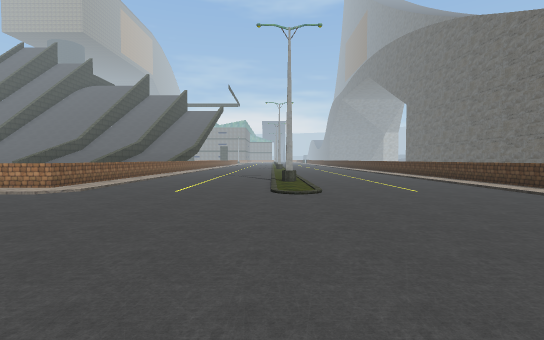
View 1 (above)

16 first-person views from a walk through a Unity game level. The camera is 1.4 m above the floor, tilts 2° down and sees 85° across. The floor is counted in squares, 2 m on a side. Each view is taken from the middle of a square. On the plan, view 1 faces up. The plan holds only what a view shows up to about 10 squares ahead; the rest is blank. The place goes on beyond the plan. Some surface patterns are stand-ins.

View 2
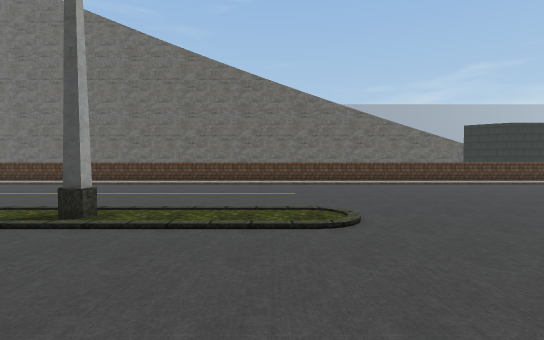

View 3
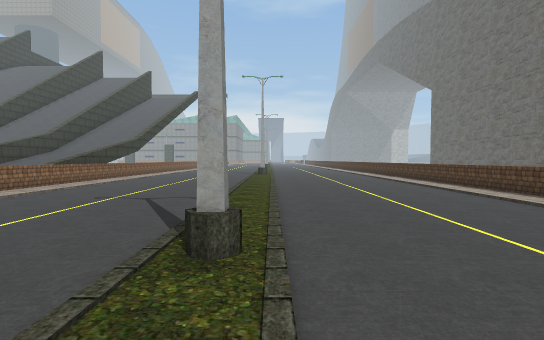

View 4
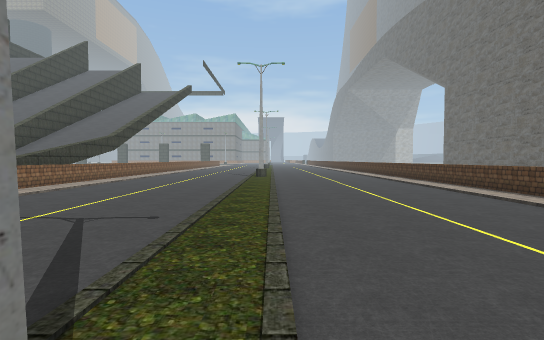

View 5
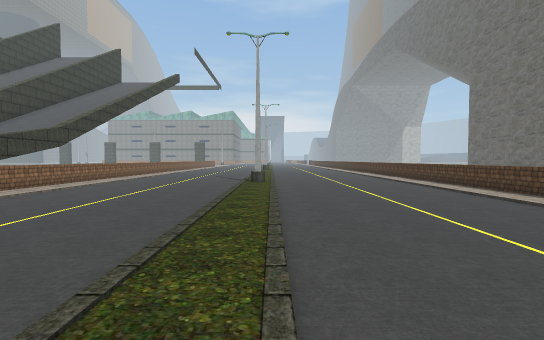

View 6
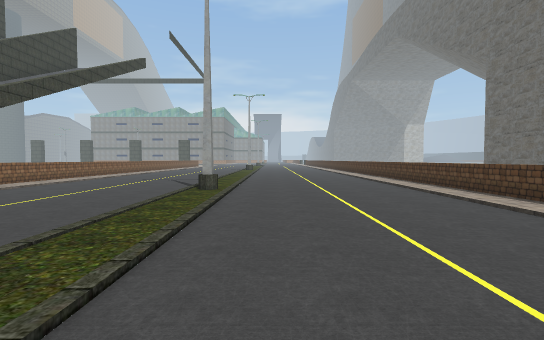

View 7
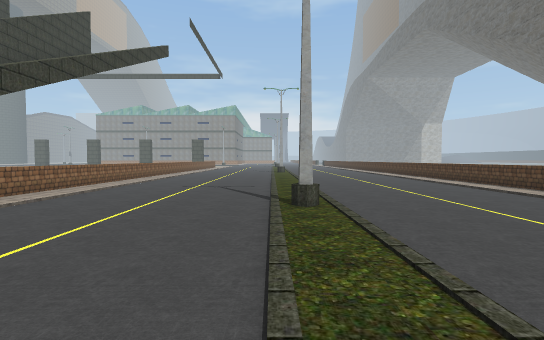

View 8
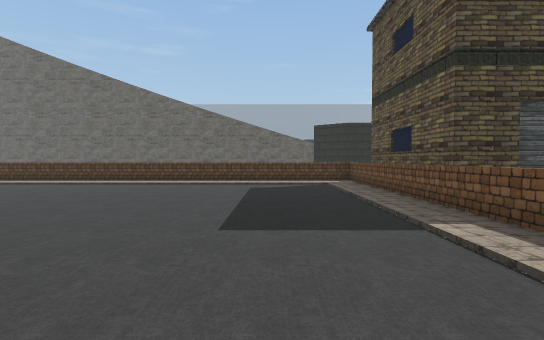

View 9
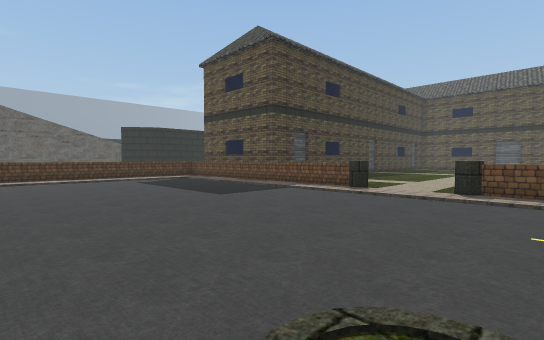

View 10
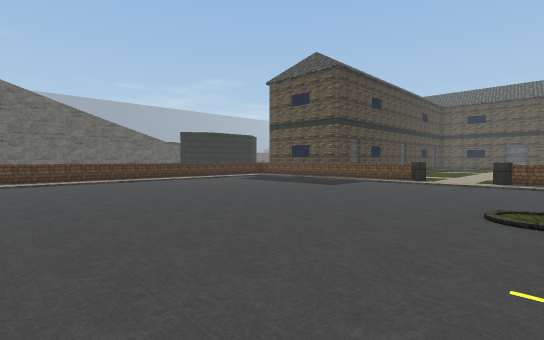

View 11
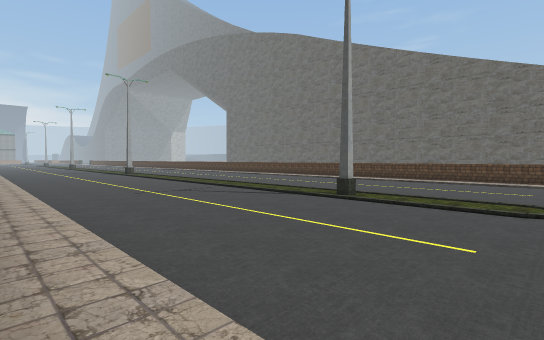

View 12
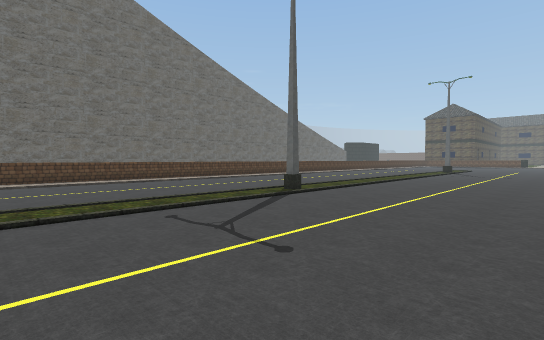

View 13
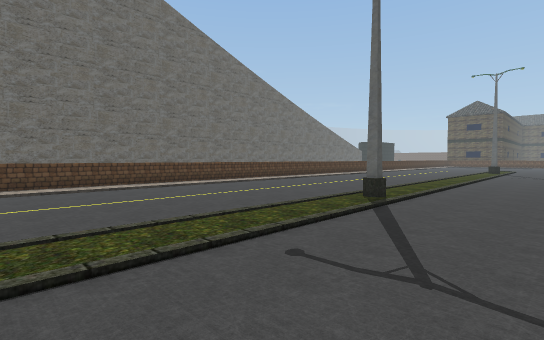

View 14
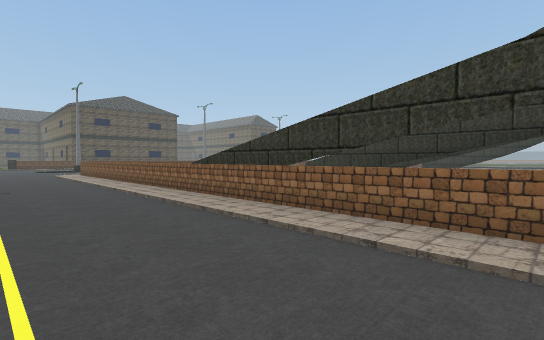

View 15
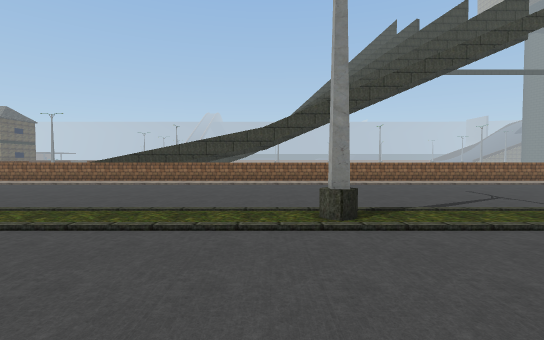

View 16
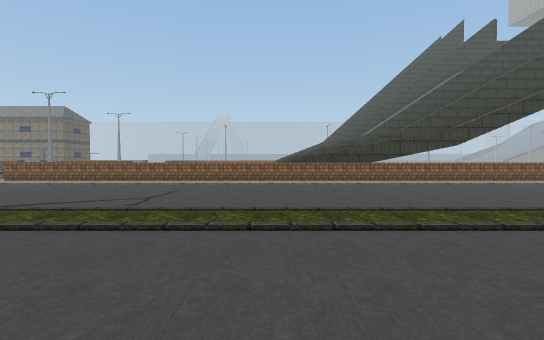

### Floor plan
Key: @ floor where view 1 was taken; # wall or solid block; . floor; = window, fence, low wall or low ledge; ^ raised ledge.
Columns run from 5 left of view 1 to 6 right of it. Each row starts with its distance up from view 1.
 27 ^..........=
 26 ^..........=
 25 ^..........=
 24 ^..........=
 23 ^..........=
 22 ^.....#....=
 21 ^..........=
 20 ^..........=
 19 ^..........=
 18 ^..........=
 17 ^..........=
 16 ^..........=
 15 =..........=
 14 =..........=
 13 =..........=
 12 =..........=
 11 =..........=
 10 =..........=
  9 =....#.....=
  8 =..........=
  7 #..........=
  6 ...........=
  5 ...........=
  4 ...........=
  3 ...........=
  2 ...........=
  1 ...........=
  0 .....@.....=
 -1 ...........=
 -2 ...........=
 -3 ...........=
 -4 ==..=====..=
 -5   ...   ####
 -6   ...  #
 -7   ...  #
 -8    ..

Where each view was taken, in squares from view 1:
view 1: 0 up, 0 right, facing up
view 2: 7 up, 3 left, facing right
view 3: 7 up, 1 right, facing up
view 4: 9 up, 1 right, facing up
view 5: 12 up, 1 right, facing up
view 6: 15 up, 2 right, facing up
view 7: 17 up, 0 right, facing up
view 8: 2 down, 3 left, facing right
view 9: 2 up, 5 left, facing down-right
view 10: 6 up, 5 left, facing down-right
view 11: 6 up, 5 left, facing up-right
view 12: 27 up, 4 left, facing down-right
view 13: 27 up, 2 left, facing down-right
view 14: 21 up, 2 left, facing down-left
view 15: 21 up, 4 right, facing left
view 16: 15 up, 4 right, facing left
